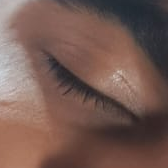
#> input picture local_image_eye_crops/image_7_person1_right_eye_23.png, 168 x 168 px
$ jupyter execute --allow-errors OACE_model_test.ipynb
#> lines starting #> are read from the running program, lines starting #| are printed output that depends on the picture
# Testing OACE model

[cell 1]
#imports
import os
import numpy as np
import torch
import torchvision.transforms as transforms
from torchvision import models
from torchvision.models import MobileNet_V2_Weights
import torch.nn as nn
import matplotlib.pyplot as plt
from PIL import Image
import cv2
import mediapipe as mp
import itertools
from matplotlib.patches import Patch
from tqdm import tqdm #for progress bar

[cell 2]
#model loading
model_path = 'models/eye_detector_mobilenetv2_(OACE_dataset).pth'

#recreated the same architecture
#> (the rest of this cell did not finish here and is left out)

function to make a prediction for a given image,model,transformer,device,idx

[cell 3]
def predict_image(img_pil, model, transform, device, idx_to_class):
    model.eval()
    x = transform(img_pil).unsqueeze(0).to(device)
    with torch.no_grad():
        out = model(x)
        prob = torch.softmax(out, dim=1)
        pred = prob.argmax(dim=1).item()
        conf = prob.max().item()
    return idx_to_class[pred], conf

## Extracting Eye Region from a Image
MRL-style eye extraction using Mediapipe iris landmarks

[cell 4]
IMAGE_FOLDER = "local_images" #local clicked images folder
OUTPUT_DIR = "local_image_eye_crops"
SCALE = 4  #how large the square is relative to iris diameter

os.makedirs(OUTPUT_DIR, exist_ok=True)

#FaceMesh
mp_face_mesh = mp.solutions.face_mesh
#> (the rest of this cell did not finish here and is left out)

[cell 5]
def preprocess_eye_image(
    img_path: str,#path to eye image
    output_size=(82, 82),#final output size
    gamma_value=0.6,#gamma correction value
    clip_limit=2.0,#CLAHE clip limit
    tile_size=(6, 6),#tile size for CLAHE
    noise_std=6,#noise standard deviation
    brightness_factor=1.1,#adjust overall brightness
    dark_boost_strength=0.5,#adjust boost for dark regions
    target_mean=83,#global target mean mrl dataset
    target_std=15.5,#global target standard deviation mrl dataset
):
    #loadd image
#> called with output_size = (82, 82), gamma_value = 0.6, clip_limit = 2, tile_size = (6, 6), noise_std = 6, brightness_factor = 1.1, dark_boost_strength = 0.5, target_mean = 83
    img = cv2.imread(img_path)
#> img is the input picture: shape (168, 168, 3); mean B, G, R 81.8, 89.6, 116.9
    if img is None:
        raise ValueError(f"Cannot load image: {img_path}")

    #grayscale
    gray = cv2.cvtColor(img, cv2.COLOR_BGR2GRAY)
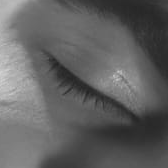
#> gray: shape (168, 168); min 35, max 209, mean 96.9
    gray = cv2.bilateralFilter(gray, 5, 30, 30)  #preserves edges
    gray = cv2.equalizeHist(gray)  #global normalization
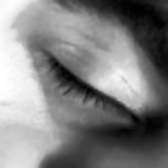
#> gray: shape (168, 168); min 0, max 255, mean 128.7

    #CLAHE for local contrast normalization
    clahe = cv2.createCLAHE(clipLimit=clip_limit, tileGridSize=tile_size)
    balanced = clahe.apply(gray)
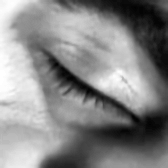
#> balanced: shape (168, 168); min 2, max 255, mean 134.4

    #gamma correction (to compress highlights)
    invGamma = 1.0 / gamma_value
    table = np.array([(i / 255.0) ** invGamma * 255 for i in np.arange(256)]).astype("uint8")
    gamma_corrected = cv2.LUT(balanced, table)
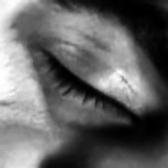
#> gamma_corrected: shape (168, 168); min 0, max 255, mean 100.3

    #soft smoothing (to remove harsh local contrast)
    smoothed = cv2.bilateralFilter(gamma_corrected, 3, 40, 40)

    #add subtle Gaussian noise
    noise = np.random.normal(0, noise_std, smoothed.shape)
    noisy = np.clip(smoothed.astype(np.float32) + noise, 0, 255).astype(np.uint8)

    #brighten darker regions selectively
    img_f = noisy.astype(np.float32)
    boost = dark_boost_strength * (1 - img_f / 255.0) * 70
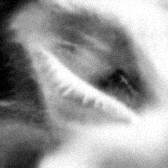
#> boost: shape (168, 168) float32; min 0, max 35, mean 21.3; drawn with min black and max white
    brightened = np.clip(img_f + boost, 0, 255)
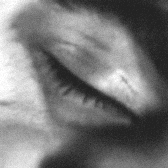
#> brightened: shape (168, 168) float32; min 35, max 255, mean 120.8

    #global brightness boost
    brightened = np.clip(brightened * brightness_factor, 0, 255).astype(np.uint8)
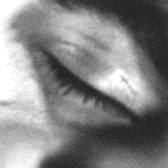
#> brightened: shape (168, 168); min 38, max 255, mean 132

    #normalize histogram to MRL mean/std
    mean, std = brightened.mean(), brightened.std()
#> mean = 132; std = 66.04
    normalized = np.clip((brightened - mean) / (std + 1e-6) * target_std + target_mean, 0, 255).astype(np.uint8)
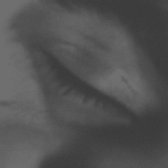
#> normalized: shape (168, 168); min 60, max 111, mean 82.5

    #resize
    final_resized = cv2.resize(normalized, output_size, interpolation=cv2.INTER_AREA)

    return final_resized

[cell 6]
#Test on a sample processed image
img_path = "local_image_eye_crops/image_7_person1_right_eye_23.png"#path to an image in OACE Eye Dataset
preprocessed_img = preprocess_eye_image(img_path)
pil = Image.fromarray(preprocessed_img).convert('RGB')
#> (the rest of this cell did not finish here and is left out)

## Now accuracy for all Local images taken

**We see a significant boost in confidance for local_images datset after preprocessing**

[cell 7]
local_dir = OUTPUT_DIR  #use existing variable
exts = {'.png', '.jpg', '.jpeg'}

files = sorted([f for f in os.listdir(local_dir) if os.path.splitext(f)[1].lower() in exts])
local_list = []
preds = {}  # initialize predictions dict to avoid NameError

for fname in files:
    path = os.path.join(local_dir, fname)
    try:
        proc_np = preprocess_eye_image(path)  #returns 82x82 grayscale np.uint8
        pil_img = Image.fromarray(proc_np).convert('RGB')
        label, conf = predict_image(pil_img, model, transformer, device, idx_to_class)
        conf = float(conf)
    except Exception as e:
        label = "error"
        conf = 0.0

    preds[fname] = {"label": label, "conf": conf}
    local_list.append((fname, conf))


#scatter plot of confidences, colored by label
labels = [preds[f]["label"] for f, _ in local_list]
confs = [preds[f]["conf"] for f, _ in local_list]
indices = np.arange(len(local_list))

unique_labels = sorted(set(labels))
color_map = {lab: plt.cm.tab10(i % 10) for i, lab in enumerate(unique_labels)}
colors = [color_map[lab] for lab in labels]

plt.figure(figsize=(12, 4))
plt.scatter(indices, confs, c=colors, s=40, edgecolor='k', alpha=0.9)
plt.ylim(-0.02, 1.02)
plt.xlabel("Image index (sorted)")
plt.ylabel("Confidence")
plt.title("Model confidence for images in local_image_eye_crops")


#legend
legend_handles = [Patch(color=color_map[lab], label=lab) for lab in unique_labels]
plt.legend(handles=legend_handles, title="Predicted label", bbox_to_anchor=(1.01, 1), loc="upper left")
plt.tight_layout()
plt.show()
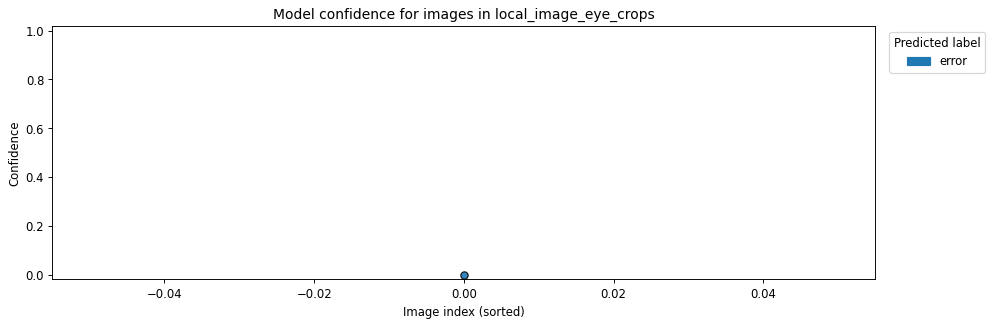
#> figure drawn by matplotlib, 1 panel
